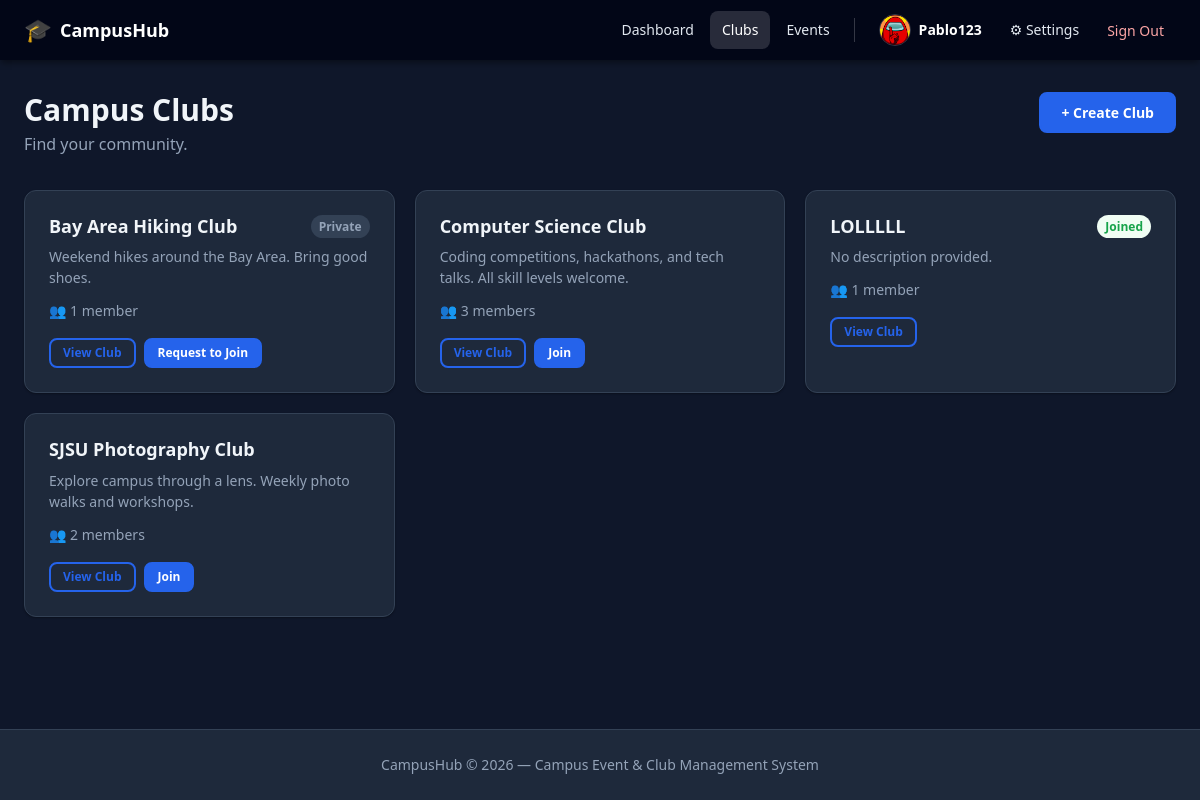
The page /clubs (signed in) on the database its author committed.
### app/models/user.py (models this page shows, shortened)
class User(Base):
    __tablename__ = "users"
    id: Mapped[int] = mapped_column(Integer, primary_key=True, index=True)
    username: Mapped[str] = mapped_column(String(50), unique=True, nullable=False, index=True)
    email: Mapped[str] = mapped_column(String(255), unique=True, nullable=False, index=True)
    phone_number: Mapped[str | None] = mapped_column(String(20), nullable=True)
    profile_photo_path: Mapped[str | None] = mapped_column(String(500), nullable=True)
    hashed_password: Mapped[str] = mapped_column(String(255), nullable=False)
    is_active: Mapped[bool] = mapped_column(Boolean, default=True, nullable=False)
    is_admin: Mapped[bool] = mapped_column(Boolean, default=False, nullable=False)
    created_at: Mapped[datetime] = mapped_column(DateTime, server_default=func.now(), nullable=False)
    updated_at: Mapped[datetime] = mapped_column(
        DateTime, server_default=func.now(), onupdate=func.now(), nullable=False
    )
    settings: Mapped["UserSettings"] = relationship(
        "UserSettings", back_populates="user", uselist=False, cascade="all, delete-orphan"
    )
    club_memberships: Mapped[list["ClubMembership"]] = relationship(  # type: ignore[name-defined]
        "ClubMembership", back_populates="user", cascade="all, delete-orphan"
    )
    created_clubs: Mapped[list["Club"]] = relationship(  # type: ignore[name-defined]
        "Club", back_populates="creator", foreign_keys="Club.created_by"
    )
    created_events: Mapped[list["Event"]] = relationship(  # type: ignore[name-defined]
        "Event", back_populates="creator"
    )
    event_attendances: Mapped[list["EventAttendee"]] = relationship(  # type: ignore[name-defined]
        "EventAttendee", back_populates="user", cascade="all, delete-orphan"
    )

### app/models/club.py (models this page shows, shortened)
class Club(Base):
    __tablename__ = "clubs"
    id: Mapped[int] = mapped_column(Integer, primary_key=True, index=True)
    name: Mapped[str] = mapped_column(String(100), unique=True, nullable=False, index=True)
    description: Mapped[str | None] = mapped_column(String(1000), nullable=True)
    is_private: Mapped[bool] = mapped_column(Boolean, default=False, nullable=False)
    created_by: Mapped[int] = mapped_column(
        Integer, ForeignKey("users.id", ondelete="SET NULL"), nullable=True
    )
    created_at: Mapped[datetime] = mapped_column(DateTime, server_default=func.now(), nullable=False)
    updated_at: Mapped[datetime] = mapped_column(
        DateTime, server_default=func.now(), onupdate=func.now(), nullable=False
    )
    creator: Mapped["User"] = relationship(  # type: ignore[name-defined]
        "User", back_populates="created_clubs", foreign_keys=[created_by]
    )
    memberships: Mapped[list["ClubMembership"]] = relationship(
        "ClubMembership", back_populates="club", cascade="all, delete-orphan"
    )
    roles: Mapped[list["ClubRole"]] = relationship(
        "ClubRole", back_populates="club", cascade="all, delete-orphan"
    )
    events: Mapped[list["Event"]] = relationship(  # type: ignore[name-defined]
        "Event", back_populates="club"
    )

class ClubMembership(Base):
    __tablename__ = "club_memberships"
    __table_args__ = (
        UniqueConstraint("user_id", "club_id", name="uq_club_membership"),
    )
    id: Mapped[int] = mapped_column(Integer, primary_key=True, index=True)
    user_id: Mapped[int] = mapped_column(
        Integer, ForeignKey("users.id", ondelete="CASCADE"), nullable=False
    )
    club_id: Mapped[int] = mapped_column(
        Integer, ForeignKey("clubs.id", ondelete="CASCADE"), nullable=False
    )
    role_id: Mapped[int | None] = mapped_column(
        Integer, ForeignKey("club_roles.id", ondelete="SET NULL"), nullable=True
    )
    joined_at: Mapped[datetime] = mapped_column(DateTime, server_default=func.now(), nullable=False)
    is_approved: Mapped[bool] = mapped_column(Boolean, default=True, nullable=False)
    user: Mapped["User"] = relationship("User", back_populates="club_memberships")  # type: ignore[name-defined]
    club: Mapped["Club"] = relationship("Club", back_populates="memberships")
    role: Mapped["ClubRole | None"] = relationship("ClubRole", back_populates="memberships")

### app/routers/clubs.py (the view)
@router.get("", response_class=HTMLResponse)
async def club_list(
    request: Request,
    db: Session = Depends(get_db),
    current_user: User = Depends(get_current_user),
):
    clubs = club_service.list_clubs(db)
    user_club_ids = {m.club_id for m in current_user.club_memberships if m.is_approved}
    return templates.TemplateResponse(
        request,
        "clubs/list.html",
        {
            "clubs": clubs,
            "current_user": current_user,
            "user_club_ids": user_club_ids,
        },
    )

### app/templates/clubs/list.html (shortened to what this page needs)
{% extends "base.html" %}
{% block content %}
<div class="page-header">
    <div>
        <h1 class="page-title">Campus Clubs</h1>
        <p class="page-subtitle">Find your community.</p>
    </div>
    <a href="/clubs/create" class="btn btn-primary">+ Create Club</a>
</div>
{% if clubs %}
<div class="grid-cards">
    {% for club in clubs %}
    <div class="card">
        <div class="card-body">
            <div class="card-top">
                <h3 class="card-title">
                    <a href="/clubs/{{ club.id }}" class="link-unstyled">{{ club.name }}</a>
                </h3>
                <div class="badge-group">
                    {% if club.is_private %}<span class="badge badge-muted">Private</span>{% endif %}
                    {% if club.id in user_club_ids %}<span class="badge badge-success">Joined</span>{% endif %}
                </div>
            </div>
            {% if club.description %}
            <p class="card-desc">{{ club.description[:120] }}{% if club.description|length > 120 %}…{% endif %}</p>
            {% else %}
            <p class="card-desc muted">No description provided.</p>
            {% endif %}
            <p class="card-meta-text">👥 {{ club.member_count }} member{{ 's' if club.member_count != 1 else '' }}</p>
            <div class="card-actions">
                <a href="/clubs/{{ club.id }}" class="btn btn-outline btn-sm">View Club</a>
                {% if club.id not in user_club_ids %}
                <form action="/clubs/{{ club.id }}/join" method="post" style="display:inline">
                    <button type="submit" class="btn btn-primary btn-sm">
                        {{ 'Request to Join' if club.is_private else 'Join' }}
                    </button>
                </form>
                {% endif %}
            </div>
        </div>
    </div>
    {% endfor %}
</div>
{% endif %}
{% endblock %}

### app/templates/base.html (shortened to what this page needs)
<!DOCTYPE html>
<html lang="{{ current_user.settings.language if current_user and current_user.settings else 'en' }}"
      data-theme="{{ current_user.settings.theme if current_user and current_user.settings else 'light' }}"
      data-text-size="{{ current_user.settings.text_size if current_user and current_user.settings else 'medium' }}">
<head>
    <link rel="stylesheet" href="/static/css/style.css" />
</head>
<body>
<nav class="navbar">
    <div class="navbar-brand">
        <a href="/" class="brand-link">
            <span class="brand-icon">🎓</span>
            <span class="brand-name">CampusHub</span>
        </a>
    </div>
    {% if current_user %}
    <div class="navbar-menu" id="navMenu">
        <a href="/" class="nav-link {% if request.url.path == '/' %}active{% endif %}">Dashboard</a>
        <a href="/clubs" class="nav-link {% if request.url.path.startswith('/clubs') %}active{% endif %}">Clubs</a>
        <a href="/events" class="nav-link {% if request.url.path.startswith('/events') %}active{% endif %}">Events</a>
        <div class="nav-user">
            {% if current_user.profile_photo_url %}
            <img src="{{ current_user.profile_photo_url }}" alt="{{ current_user.username }} profile photo" class="nav-avatar" />
            {% else %}
            <span class="member-avatar nav-avatar-fallback">{{ current_user.username[0].upper() }}</span>
            {% endif %}
            <span class="nav-username">{{ current_user.username }}</span>
        </div>
        <a href="/settings" class="nav-link {% if request.url.path.startswith('/settings') %}active{% endif %}">⚙ Settings</a>
        <form action="/auth/logout" method="post" class="nav-logout-form">
            <button type="submit" class="nav-link btn-logout">Sign Out</button>
        </form>
    </div>
    {% else %}
    <div class="navbar-menu">
        <a href="/auth/login" class="nav-link">Log In</a>
        <a href="/auth/register" class="btn btn-primary">Sign Up</a>
    </div>
    {% endif %}
</nav>
{% set flash = request.session.pop("flash", None) if request.session else None %}
<main class="main-content">
    {% block content %}{% endblock %}
</main>
<footer class="footer">
    <p>CampusHub &copy; 2026 &mdash; Campus Event &amp; Club Management System</p>
</footer>
</body>
</html>

### rows shown on the page
User: profile_photo_url (picture), username "Pablo123"
Club: name "Bay Area Hiking Club", shows "Private", description "Weekend hikes around the Bay Area. Bring good shoes.", member_count "1", is_private "Request to Join"
Club: name "Computer Science Club", description "Coding competitions, hackathons, and tech talks. All skill levels welcome.", member_count "3", is_private "Join"
ClubMembership: is_approved.is_approved "s"
Club: name "LOLLLLL", shows "Joined", shows "No description provided.", member_count "1"
Club: name "SJSU Photography Club", description "Explore campus through a lens. Weekly photo walks and workshops.", member_count "2", is_private "Join"
ClubMembership: is_approved.is_approved "s"
